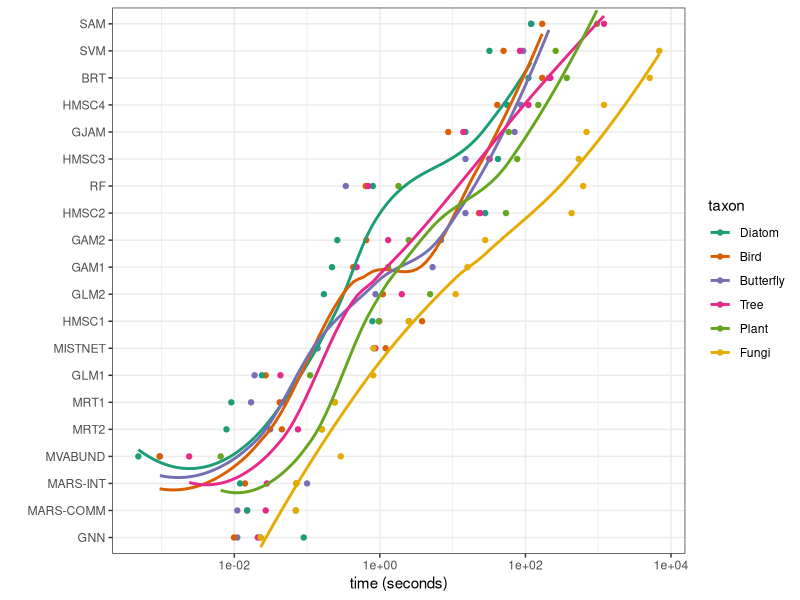
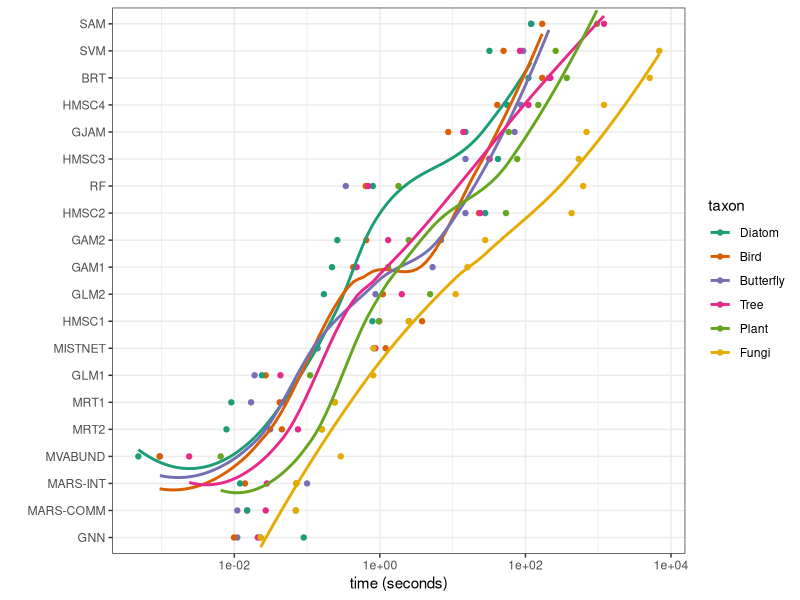

Source code (R) for these figures, in order:
x <- read.table("timings.txt",header=TRUE,
                dec=",",
                stringsAsFactors=FALSE,
                na.strings="-")
library(tidyr)
library(dplyr)
library(ggplot2); theme_set(theme_bw())
xg <- gather(x,taxon,time,-Model) %>%
  mutate(Model=reorder(factor(Model),time),
         taxon=reorder(factor(taxon),time))
ggplot(xg,aes(time,Model,colour=taxon,group=taxon))+
  geom_point()+
  geom_smooth(se=FALSE)+
  scale_colour_brewer(palette="Dark2")+
  scale_x_log10()+
  labs(x="time (seconds)",y="")
ggsave("pix/timings.png")
